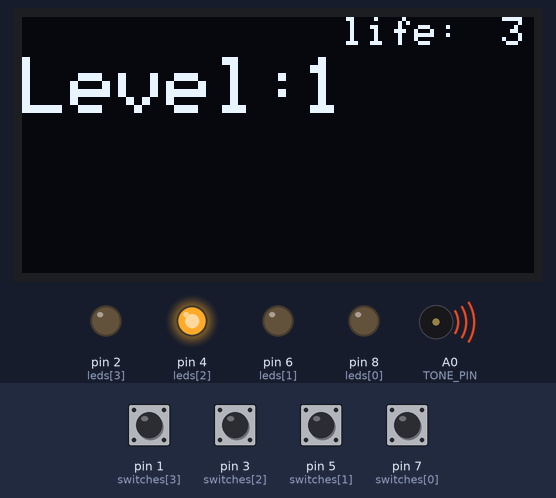
The sketch below on a simulated Arduino Uno, built with avr-gcc and run on an emulated ATmega328P. Parts: 128×64 one-colour display, output pins drawn as LEDs (lit = HIGH), buzzer (waves = sounding). Dashed ring = blinking. The inputs (shaded band) are chosen by the test bench; at power-on: pin 1 (switches[3]), pin 3 (switches[2]), pin 5 (switches[1]), pin 7 (switches[0]) HIGH. Random numbers use the default seed unless the sketch sets one.

Above: at 3.2 s.
3.3 s: pin 5 (switches[1]) pulled LOW for 1 s
At 5.7 s:
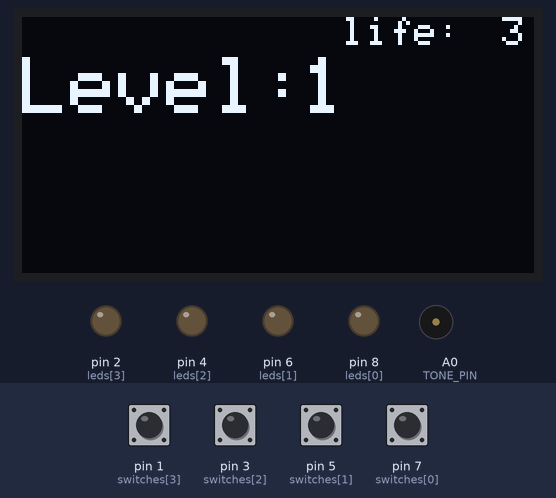
6.0 s: pin 1 (switches[3]) pulled LOW for 0.15 s
At 6.21 s:
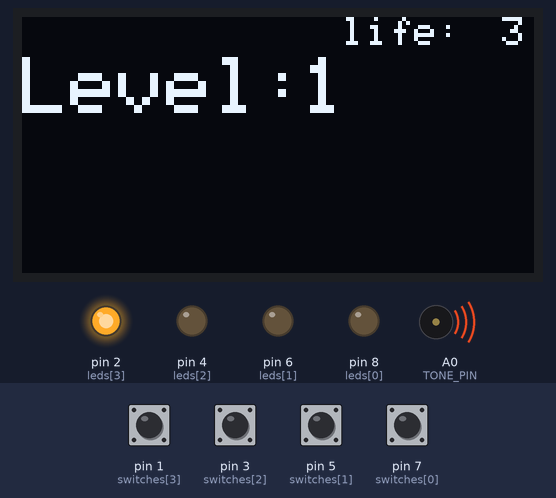
6.7 s: pin 1 (switches[3]) driven LOW and pin 5 (switches[1]) driven LOW
9.1 s: pin 5 (switches[1]) driven HIGH
At 9.37 s:
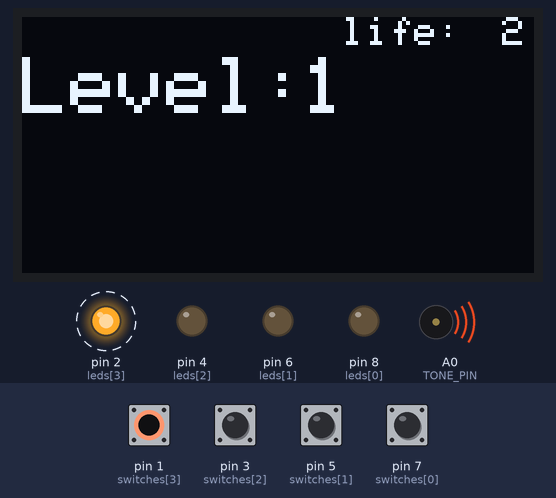
12.1 s: pin 5 (switches[1]) driven LOW
Timing chart, 0 to 24.5 s (numbered marks = the images above; inputs shaded):
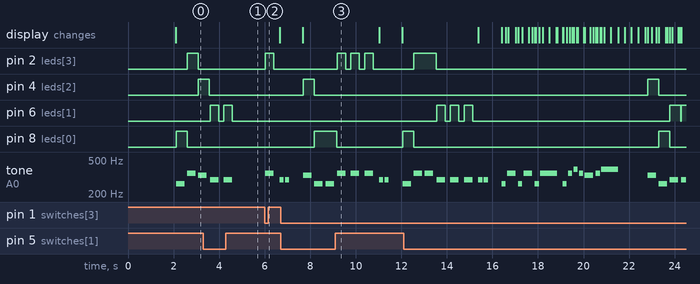

The sketch:

Simon_Says.ino
```cpp
#include <SPI.h>
#include <Wire.h>
#include <Adafruit_GFX.h>
#include <Adafruit_SSD1306.h>
#include "pitches.h"
#include "SimonSays.h"

#define TONE_PIN A0
#define NUMBER 4
#define FONT_SIZE 2

#define OLED_MOSI   12
#define OLED_CLK   13
#define OLED_DC    10
#define OLED_CS    9
#define OLED_RESET 11
Adafruit_SSD1306 display(OLED_MOSI, OLED_CLK, OLED_DC, OLED_RESET, OLED_CS);

const int switches[NUMBER] = {7, 5, 3, 1};
const int leds[NUMBER] = {8, 6, 4, 2};
const int notes[NUMBER] = {
	NOTE_C4, NOTE_D4, NOTE_E4,NOTE_F4,
};
int life = 3;
int q_num = 3;
int *questions = NULL;
int *answers = NULL;
int answer_num = 0;
unsigned long lastClickTime;

State state = STATE_START;

int noteStart[] = {
	NOTE_C4, NOTE_F4, NOTE_C4, NOTE_F4, NOTE_C4, NOTE_F4, NOTE_C4,
	NOTE_F4, NOTE_G4, NOTE_F4, NOTE_E4, NOTE_F4, NOTE_G4
};
int noteDurationsStart[] = {16, 8, 16, 8, 16, 4, 16, 16, 16, 16, 8, 16, 4};

int noteCorrect[] = {NOTE_C4, NOTE_F4, NOTE_C4, NOTE_F4, NOTE_G4};
int noteDurationsCorrect[] = {32, 32, 32, 32, 32};

int noteWrong[] = {
	NOTE_D4,NOTE_D4
};
int noteDurationsWrong[] = {16, 16,};

Melody melodys[MELODY_MAX] = {
	{noteStart, noteDurationsStart, 13},
	{noteCorrect, noteDurationsCorrect, 5},
	{noteWrong, noteDurationsWrong, 2},
};

void playtone(int *note, int *noteDurations, int num){
  for(int thisNote = 0; thisNote < num; thisNote++){
    int noteDuration = 3000 / noteDurations[thisNote];
    tone(TONE_PIN, note[thisNote], noteDuration);
    int pauseBetweenNotes = noteDuration * 1.30;
    delay(pauseBetweenNotes);
  }
}

void playMelody(Melody_Enum me){
	playtone(melodys[me].note, melodys[me].duration, melodys[me].number);
}
void splash(){
  display.clearDisplay();
  display.setTextSize(1);
  display.setCursor(45,0);
  display.print("Arduino");
  display.setTextSize(1);
  display.setCursor(48,10);
  display.print("Simon");
  display.setTextSize(1);
  display.setCursor(50,20);
  display.print("says");
  display.display();
  delay(2000);
  }
void LevelDisplay(){
  int level = q_num-2;
  if(level<10){
  display.clearDisplay();
  display.setTextSize(2);
  display.setCursor(0,10);
  display.print("Level:");
  display.setCursor(70,10);
  display.print(level);
  display.setTextSize(1);
  display.setCursor(80,0);
  display.print("life:");
  display.setTextSize(1);
  display.setCursor(120,0);
  display.print(life);
  display.display();}
  if(level>=10){
  display.clearDisplay();
  display.setTextSize(2);
  display.setCursor(0,10);
  display.print("Level:");
  display.setCursor(70,10);
  display.print(level);
  display.setTextSize(1);
  display.setCursor(80,0);
  display.print("life:");
  display.setTextSize(1);
  display.setCursor(120,0);
  display.print(life);
  display.display();}
  }
void setup(){
	for(int i = 0; i < NUMBER; i++){
		pinMode(switches[i], INPUT);
		digitalWrite(switches[i], HIGH);
		pinMode(leds[i], OUTPUT);
		digitalWrite(leds[i], LOW);
	}
	randomSeed(analogRead(A1));
  display.begin(SSD1306_SWITCHCAPVCC);
  display.clearDisplay();
  display.setTextWrap(false);
  display.setTextColor(WHITE);
  splash();
  display.clearDisplay();

}

void reset(){
	free(questions);
	questions = NULL;

	answer_num = 0;
	free(answers);
	answers = NULL;

	for(int i = 0; i < NUMBER; i++){
		digitalWrite(leds[i], LOW);
	}
}

void playOneTone(int note, float delayScale){
	int noteDuration = 3000 / 8;
    tone(TONE_PIN, note, noteDuration);

    int pauseBetweenNotes = noteDuration * delayScale;
    delay(pauseBetweenNotes);

}
void playQuestionsTone(){
	for(int i = 0; i < q_num; i++){
		digitalWrite(leds[questions[i]], HIGH);
		playOneTone(notes[questions[i]], 1.3);
		digitalWrite(leds[questions[i]], LOW);
	}
}

boolean check(){
	for(int i = 0; i < q_num; i++){
		if(questions[i] != answers[i]){
			return false;
		}
	}
	return true;
}

void loop(){
    if(life<=0){
        q_num=3;
        life=3;
       display.clearDisplay();
       display.setTextColor(WHITE);
       display.setTextSize(2);
       display.setCursor(10,10);
       display.print("GAME OVER");
       display.display();
       display.startscrollright(0x00, 0x0F);
       playMelody(MELODY_START);
       delay(1000);
    }
  LevelDisplay();
	switch(state){
		case STATE_START:{
			reset();
			state = STATE_QUESTION;
			break;
		}
		case STATE_QUESTION:{
			questions = (int *)(malloc(sizeof(int) * q_num));
			answers = (int *)(malloc(sizeof(int) * q_num));
			for(int i = 0; i < q_num; i++){
				questions[i] = random(0, NUMBER);
			}
			answer_num = 0;
			playQuestionsTone();
			lastClickTime = millis();
			state = STATE_ANSWER;
			break;
		}

		case STATE_ANSWER:{
			const unsigned long nowTime = millis();
			if(nowTime >= lastClickTime + 10000UL){
				state = STATE_WRONG;
				break;
			}

			for(int i = 0; i < NUMBER; i++){
				int ss = digitalRead(switches[i]);
				if(ss == LOW){
					digitalWrite(leds[i], HIGH);
					lastClickTime = nowTime;
					answers[answer_num] = i;
					answer_num++;
					playOneTone(notes[i], 1);
					digitalWrite(leds[i], LOW);
					delay(200);
					break;
				}

			}

			if(answer_num >= q_num){
				state = check() ? STATE_CORRECT : STATE_WRONG;
			}
			break;
		}

		case STATE_CORRECT:{
			q_num++;
       display.clearDisplay();
       display.setTextColor(WHITE);
       display.setTextSize(2);
       display.setCursor(0,10);
       display.print("CORRECT!! ");
       display.display();
			playMelody(MELODY_CORRECT);
			delay(500);
			state = STATE_START;
			break;
		}

		case STATE_WRONG:{
       life--;
       display.clearDisplay();
       display.setTextColor(WHITE);
       display.setTextSize(2);
       display.setCursor(0,10);
       display.print("WRONG!! ");
       display.display();
			playMelody(MELODY_WRONG);
			delay(500);
			state = STATE_START;
			break;
		}

		default:{
			state = STATE_START;
			break;
		}
	}
}
```

SimonSays.h
```cpp
#ifndef SimonSays_h
#define SimonSays_h

typedef struct{
	int *note;
	int *duration;
	int number;
}Melody;
typedef enum{
	MELODY_START,
	MELODY_CORRECT,
	MELODY_WRONG,
	MELODY_MAX,
} Melody_Enum;
typedef enum{
	STATE_START,
	STATE_QUESTION,
	STATE_ANSWER,
	STATE_CORRECT,
	STATE_WRONG,
	STATE_MAX,
} State;

#endif
```

pitches.h
```cpp
#define NOTE_    0
#define NOTE_B0  31
#define NOTE_C1  33
#define NOTE_CS1 35
#define NOTE_D1  37
#define NOTE_DS1 39
#define NOTE_E1  41
#define NOTE_F1  44
#define NOTE_FS1 46
#define NOTE_G1  49
#define NOTE_GS1 52
#define NOTE_A1  55
#define NOTE_AS1 58
#define NOTE_B1  62
#define NOTE_C2  65
#define NOTE_CS2 69
#define NOTE_D2  73
#define NOTE_DS2 78
#define NOTE_E2  82
#define NOTE_F2  87
#define NOTE_FS2 93
#define NOTE_G2  98
#define NOTE_GS2 104
#define NOTE_A2  110
#define NOTE_AS2 117
#define NOTE_B2  123
#define NOTE_C3  131
#define NOTE_CS3 139
#define NOTE_D3  147
#define NOTE_DS3 156
#define NOTE_E3  165
#define NOTE_F3  175
#define NOTE_FS3 185
#define NOTE_G3  196
#define NOTE_GS3 208
#define NOTE_A3  220
#define NOTE_AS3 233
#define NOTE_B3  247
#define NOTE_C4  262
#define NOTE_CS4 277
#define NOTE_D4  294
#define NOTE_DS4 311
#define NOTE_E4  330
#define NOTE_F4  349
#define NOTE_FS4 370
#define NOTE_G4  392
#define NOTE_GS4 415
#define NOTE_A4  440
#define NOTE_AS4 466
#define NOTE_B4  494
#define NOTE_C5  523
#define NOTE_CS5 554
#define NOTE_D5  587
#define NOTE_DS5 622
#define NOTE_E5  659
#define NOTE_F5  698
#define NOTE_FS5 740
#define NOTE_G5  784
#define NOTE_GS5 831
#define NOTE_A5  880
#define NOTE_AS5 932
#define NOTE_B5  988
#define NOTE_C6  1047
#define NOTE_CS6 1109
#define NOTE_D6  1175
#define NOTE_DS6 1245
#define NOTE_E6  1319
#define NOTE_F6  1397
#define NOTE_FS6 1480
#define NOTE_G6  1568
#define NOTE_GS6 1661
#define NOTE_A6  1760
#define NOTE_AS6 1865
#define NOTE_B6  1976
#define NOTE_C7  2093
#define NOTE_CS7 2217
#define NOTE_D7  2349
#define NOTE_DS7 2489
#define NOTE_E7  2637
#define NOTE_F7  2794
#define NOTE_FS7 2960
#define NOTE_G7  3136
#define NOTE_GS7 3322
#define NOTE_A7  3520
#define NOTE_AS7 3729
#define NOTE_B7  3951
#define NOTE_C8  4186
#define NOTE_CS8 4435
#define NOTE_D8  4699
#define NOTE_DS8 4978
```

Measured:
- after the input at 3.3 s, pin 6 (leds[1]): alternates HIGH for 0.38 s and LOW for 0.23 s, 4 changes in all, then stays LOW, starting after 0.30 s
- after the input at 6.0 s, pin 2 (leds[3]): LOW → HIGH at once, → LOW 0.38 s later; tone on A0 (TONE_PIN): silent → 349 Hz at once, → silent 0.38 s later, → 294 Hz 0.25 s later
- after the input at 9.1 s, pin 2 (leds[3]): alternates HIGH for 0.38 s and LOW for 0.23 s, 6 changes in all, then stays LOW, starting after 0.09 s
